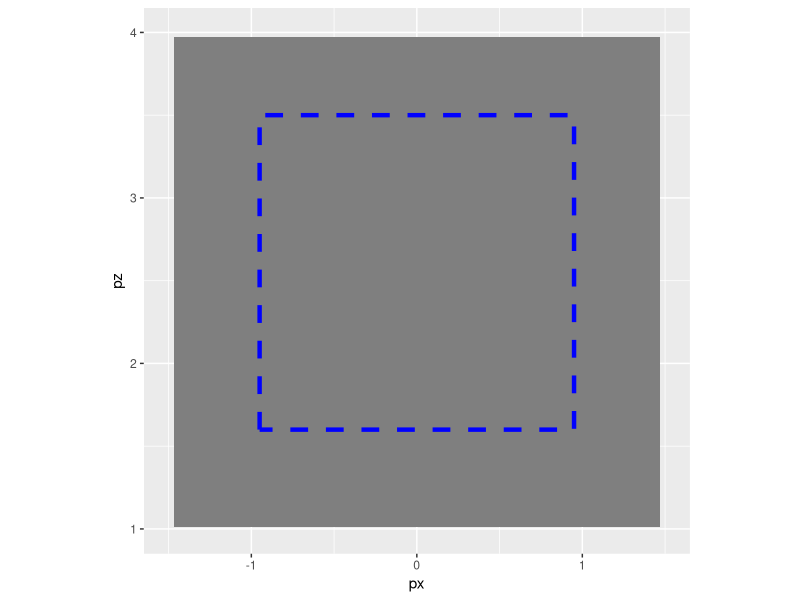

Here is the R script that generated this plot:
library("ggplot2")
library(fields)
library("dplyr")
library("reshape2")
# library("rstan")

hitter <- read.csv("Data/hitter.csv")

# POLAR GLM =======================================

# Convert to polar, tranlate origin
hitter <- mutate(hitter,
  r = sqrt( (px + 2)^2 + (pz - 3.5)^2), 
  theta = atan2(pz - 3.5, px + 2)) 

# glm() fit ========================== 
mod.polar <- glm(hit ~ r*theta + I(r^2)*I(theta^2), 
                 family = binomial, data = hitter)

# Points for plotting through the hitting zone ====
hitzone <- cbind(expand.grid(seq(-1.5, 1.5, length = 50), 
                             seq(0, 4, length = 70)))
names(hitzone) <- c("px", "pz")

# Corresponding polar coords
hitzone <- mutate(hitzone, 
                  r = sqrt( (px + 2)^2 + (pz - 3.5)^2), 
                  theta = atan2(pz - 3.5, px + 2) )

preds <- predict(mod.polar, newdata = hitzone, 
                      # type = "response" for `p', not `logit'
                      type = "response", se.fit = TRUE)
hitzone$p <- preds$fit
hitzone$SE_p <- preds$se.fit

kZone <- data.frame(x = c(-0.95, -0.95, 0.95, 0.95, -0.95), 
                    y = c(1.6, 3.5, 3.5, 1.6, 1.6))

# Point estimate heat map
ggplot(aes(px, pz, fill = p), data = hitzone) + 
  geom_tile() + geom_path(aes(x, y, fill=NULL), 
                          data = kZone, lwd = 1.5, 
                          col = "blue", linetype = 2) + 
  coord_equal() + xlim(-1.5, 1.5) + ylim(1, 4) +
  scale_fill_distiller(palette = "Spectral", 
                       limits = c(0.0, .170), trans="reverse",
                       guide = guide_legend(title = expression(hat(p))))

# sum(as.numeric(is.na(hitzone$p)))

# Plot layers (add as desired) ====== 
#   ggtitle("Polar Covariate GLM \n Success Probability") +
#   xlab("Feet from \n Middle of Home Plate") +
#   ylab("Feet Off Ground") +
#   theme(legend.key.size = unit(2, "cm"), 
#         legend.text = element_text(size = 30),
#         legend.title = element_text(size = 40),
#         legend.title.align = 0.25,
#         axis.title.x = element_text(size=28),
#         axis.title.y = element_text(size=28),
#         title = element_text(size = 28),
#         axis.text = element_text(size = 28)) 

# ggsave("Hitter_Polar_GLM.pdf", height = 8.5, width = 8.5)

# Confidence Intervals ==================================

# fits, CIs: E[p]
# alpha <- 0.05
# Recall: MLE is Normally distributed
# lower <- with(hitzone, p - qnorm(alpha/2, lower.tail = FALSE)*SE_p)
# upper <- with(hitzone, p + qnorm(alpha/2, lower.tail = FALSE)*SE_p)

#  ========= Plot CI upper/lower bounds ========= #   
# ggplot(aes(px, pz, fill = upper), data = hitzone) + 
#   geom_tile() + geom_path(aes(x, y, fill=NULL), 
#                           data = kZone, lwd = 1.5, 
#                           col = "blue", linetype = 2) + 
#   coord_equal() + xlim(-1.5, 1.5) + ylim(1, 4) +
#   scale_fill_distiller(palette = "Spectral", 
#                        limits = c(0, 0.170), 
#                        guide = guide_legend(title = expression(hat(p))))



heat_mapper <- function(f){
  ggplot(aes(px, pz, fill = f), data = hitzone) + 
    geom_tile() + geom_path(aes(x, y, fill=NULL), 
                            data = kZone, lwd = 1.5, 
                            col = "blue", linetype = 2) + 
    coord_equal() + xlim(-1.5, 1.5) + ylim(1, 4) +
    scale_fill_distiller(palette = "Spectral", 
                         limits = c(0, 0.170), 
                         guide = guide_legend(title = expression(hat(p))))
}

# # Grid Loops =========================
# 
# cutoff<- 200
# 
# # Loop Zero =====
# 
# GrZero <- summarise(hitter, min.x = min(px), max.x = max(px), # x bounds
#                     min.y = min(pz), max.y = max(pz), # y bounds 
#                     Hitting = mean(hit), Count = dim(hitter)[1], # stats
#                     x = (max(px)+min(px))/2, # x center
#                     y = (max(pz)+min(pz))/2) # y center
# 
# ABCE <- with(GrZero, cbind.data.frame(x, y, round(Hitting, 2), Count))
# names(ABCE) <- c("px", "pz", "Hitting", "Count")
# 
# # Loop 1 (4) =================================== 
# 
# # Add if(){} statemtent here
# # if(count > cutoff){Do everything else!!}
# 
# ABCE <-  with(GrZero, mutate(ABCE, width = max.x - min.x, height = max.y - min.y))
# 
# # Magic step
# gridder <- with(hitter, as.image(hit, cbind.data.frame(px, pz), nx = 2, ny = 2)) 
# 
# # Manually add (bounds) and correct (centers)
# gridder$xbb <- with(GrZero, seq(min.x, max.x, , 5))[c(1,3,5)] # x box boundaries
# gridder$ybb <- with(GrZero, seq(min.y, max.y, , 5))[c(1,3,5)] # y box boundaries 
# gridder$x <- with(GrZero, seq(min.x, max.x, , 5))[c(2,4)] # x box centers
# gridder$y <- with(GrZero, seq(min.y, max.y, , 5))[c(2,4)] # y box centers
# 
# # Create important-stuff matrix: box centers, BA, counts
# ABCE <- with(gridder, cbind(expand.grid(x, y), as.vector(z), as.vector(weights)))
# 
# names(ABCE) <- c("px", "pz", "Hitting", "Count")
# 
# # Loop 2 (16) =================================== 
# 
# gridder$bw <- gridder$xbb[2] - gridder$xbb[1] # box width
# gridder$bh <- gridder$ybb[2] - gridder$ybb[1] # box height
# 
# for(i in 1:2){
#   for(j in 1:2){
#     if(gridder$weights[i,j] > cutoff){
#       
#       # Filter original data
#       Box_ij <- with(gridder, filter(hitter, 
#                                      px >= xbb[i] & px < xbb[i+1], 
#                                      pz >= ybb[j] & pz < ybb[j+1]))
#       
#       # subdivided box centers (sbc)
#       sbc.x <- with(gridder, seq(xbb[i], xbb[i+1], , 5)[c(2,4)])
#       sbc.y <- with(gridder, seq(ybb[j], ybb[j+1], , 5)[c(2,4)])
#       
#       gridder_ij <- with(Box_ij, as.image(hit, cbind.data.frame(px, pz), nx = 2, ny =2, grid = list(x = sbc.x, y = sbc.y))) 
#       
#       ABCE_Box_ij <- with(gridder_ij, cbind(expand.grid(x, y), as.vector(z), as.vector(weights)))
#       
#       names(ABCE_Box_ij) <- c("px", "pz", "Hitting", "Count")
#       
#       # ABCE: Remove old box (i,j), add new boxes ======== #
#       ABCE <- with(gridder, filter(ABCE, !(px == x[i] & pz == y[j])))
#       ABCE <- rbind.data.frame(ABCE, ABCE_Box_ij)
#       
#     }
#   }
# }
# 
# # Solve: 2*2 - x + 4*x = dim(ABCE)[1]
# sdb <- (dim(ABCE)[1] - 4)/3 # number of subdivided boxes
# 
# # New box dimensions for ggplot() and geom_tile()
# widths <- with(gridder, c(rep(bw, 4 - sdb), rep(bw/2, 4*sdb))) 
# heights <- with(gridder, c(rep(bh, 4 - sdb), rep(bh/2, 4*sdb))) 
# ABCE <- cbind(ABCE, heights, widths)
# 
# # Loop 3 (64) ======================================== 
# 
# dim(ABCE)[1] # [1] 16
# 
# LoopData <- data.frame()
# 
# for(r in 1:dim(ABCE)[1]){ # Iterate through rows (boxes) of ABCE
#   
#   if(ABCE$Count[r] > cutoff){ 
#     
#     # Divided Box Bounds Lower/Upper
#     Dbbl.x <- ABCE[r,"px"] - ABCE[r, "widths"]/2 
#     Dbbu.x <- ABCE[r,"px"] + ABCE[r, "widths"]/2
#     Dbbl.y <- ABCE[r, "pz"] - ABCE[r, "heights"]/2
#     Dbbu.y <- ABCE[r, "pz"] + ABCE[r, "heights"]/2
#     
#     # Filter original data
#     Box_r <- with(ABCE, filter(hitter, 
#                                px >=  Dbbl.x & px <= Dbbu.x,
#                                pz >=  Dbbl.y & pz <= Dbbu.y))
#     
#     # Divided box centers
#     Dbc.x <- with(ABCE, seq(Dbbl.x, Dbbu.x, , 5)[c(2,4)])
#     Dbc.y <- with(ABCE, seq(Dbbl.y, Dbbu.y, , 5)[c(2,4)])
#     
#     # Griddify sub_sub_box
#     gridder_r <- with(Box_r, 
#                       as.image(hit, 
#                                cbind.data.frame(px, pz), 
#                                nx=2, ny=2, 
#                                grid=list(x = Dbc.x, y=Dbc.y)
#                       )
#     )
#     
#     # For ABCE, for book keeping, for plotting
#     heights <- rep(ABCE[r,5]/2, 4)
#     widths <- rep(ABCE[r,6]/2, 4)
#     
#     # Important-stuff data frame
#     ABCE_Box_r <- with(gridder_r, 
#                        cbind(expand.grid(x,y), 
#                              as.vector(z), 
#                              as.vector(weights), 
#                              heights, 
#                              widths))
#     
#     names(ABCE_Box_r) <- c("px", "pz", "Hitting", "Count", "heights", "widths")
#     
#     LoopData <- rbind.data.frame(LoopData, ABCE_Box_r)
#   }
# }
# 
# # Boxes subdivided 
# sdb <- sum(as.numeric(ABCE$Count > cutoff))
# # Remove subdivided, combine with new
# ABCE <- rbind.data.frame(filter(ABCE, Count <= cutoff), LoopData)
# 
# ggplot(ABCE, aes(px, pz, fill=Hitting)) + 
#   with(ABCE, geom_tile(width = widths, height = heights)) + 
#   coord_equal() + 
#   scale_fill_distiller(palette = "Spectral", trans="reverse") +
#   geom_text(aes(fill = Hitting, # print counts
#                 label = Count), size = 3.5)
# 
# # Loop 4 (256) ====================================== 
# 
# dim(ABCE)[1] # [1] 49 (of 64 possible)
# 
# LoopData <- data.frame()
# 
# for(r in 1:dim(ABCE)[1]){ # Iterate through rows (boxes) of ABCE
#   
#   if(ABCE$Count[r] > cutoff){ 
#     
#     # Divided Box Bounds Lower/Upper
#     Dbbl.x <- ABCE[r,"px"] - ABCE[r, "widths"]/2 
#     Dbbu.x <- ABCE[r,"px"] + ABCE[r, "widths"]/2
#     Dbbl.y <- ABCE[r, "pz"] - ABCE[r, "heights"]/2
#     Dbbu.y <- ABCE[r, "pz"] + ABCE[r, "heights"]/2
#     
#     # Filter original data
#     Box_r <- with(ABCE, filter(hitter, 
#                                px >=  Dbbl.x & px <= Dbbu.x,
#                                pz >=  Dbbl.y & pz <= Dbbu.y))
#     
#     # Divided box centers
#     Dbc.x <- with(ABCE, seq(Dbbl.x, Dbbu.x, , 5)[c(2,4)])
#     Dbc.y <- with(ABCE, seq(Dbbl.y, Dbbu.y, , 5)[c(2,4)])
#     
#     # Griddify sub_sub_box
#     gridder_r <- with(Box_r, 
#                       as.image(hit, 
#                                cbind.data.frame(px, pz), 
#                                nx=2, ny=2, 
#                                grid=list(x = Dbc.x, y=Dbc.y)
#                       ))
#     
#     # For ABCE, for book keeping, for plotting
#     heights <- rep(ABCE[r,5]/2, 4)
#     widths <- rep(ABCE[r,6]/2, 4)
#     
#     # Important-stuff data frame
#     ABCE_Box_r <- with(gridder_r, 
#                        cbind(expand.grid(x,y), 
#                              as.vector(z), 
#                              as.vector(weights), 
#                              heights, 
#                              widths))
#     
#     names(ABCE_Box_r) <- c("px", "pz", "Hitting", "Count", "heights", "widths")
#     
#     LoopData <- rbind.data.frame(LoopData, ABCE_Box_r)
#   }
# }
# 
# sum(as.numeric(ABCE$Count > cutoff)) # number boxes subdivided
# # Remove subdivided, combine with new
# ABCE <- rbind.data.frame(filter(ABCE, Count <= cutoff), LoopData)
# 
# ggplot(ABCE, aes(px, pz, fill=Hitting)) + 
#   with(ABCE, geom_tile(width = widths, height = heights)) + 
#   coord_equal() + 
#   scale_fill_distiller(palette = "Spectral", trans="reverse") +
#   geom_text(aes(fill = Hitting, # print counts
#                 label = Count), size = 3.5)
# 
# # Loop 5 (4^5) ===========================================
# 
# dim(ABCE)[1] 
# 
# LoopData <- data.frame()
# 
# for(r in 1:dim(ABCE)[1]){ # Iterate through rows (boxes) of ABCE
#   
#   if(ABCE$Count[r] > cutoff){ 
#     
#     # Divided Box Bounds Lower/Upper
#     Dbbl.x <- ABCE[r,"px"] - ABCE[r, "widths"]/2 
#     Dbbu.x <- ABCE[r,"px"] + ABCE[r, "widths"]/2
#     Dbbl.y <- ABCE[r, "pz"] - ABCE[r, "heights"]/2
#     Dbbu.y <- ABCE[r, "pz"] + ABCE[r, "heights"]/2
#     
#     # Filter original data
#     Box_r <- with(ABCE, filter(hitter, 
#                                px >=  Dbbl.x & px <= Dbbu.x,
#                                pz >=  Dbbl.y & pz <= Dbbu.y))
#     
#     # Divided box centers
#     Dbc.x <- with(ABCE, seq(Dbbl.x, Dbbu.x, , 5)[c(2,4)])
#     Dbc.y <- with(ABCE, seq(Dbbl.y, Dbbu.y, , 5)[c(2,4)])
#     
#     # Griddify sub_sub_box
#     gridder_r <- with(Box_r, 
#                       as.image(hit, 
#                                cbind.data.frame(px, pz), 
#                                nx=2, ny=2, 
#                                grid=list(x = Dbc.x, y=Dbc.y)
#                       ))
#     
#     # For ABCE, for book keeping, for plotting
#     heights <- rep(ABCE[r,5]/2, 4)
#     widths <- rep(ABCE[r,6]/2, 4)
#     
#     # Important-stuff data frame
#     ABCE_Box_r <- with(gridder_r, 
#                        cbind(expand.grid(x,y), 
#                              as.vector(z), 
#                              as.vector(weights), 
#                              heights, 
#                              widths))
#     
#     names(ABCE_Box_r) <- c("px", "pz", "Hitting", "Count", "heights", "widths")
#     
#     LoopData <- rbind.data.frame(LoopData, ABCE_Box_r)
#   }
# }
# 
# sum(as.numeric(ABCE$Count > cutoff)) # number boxes subdivided
# # Remove subdivided, combine with new
# ABCE <- rbind.data.frame(filter(ABCE, Count <= cutoff), LoopData)
# 
# ggplot(ABCE, aes(px, pz, fill=Hitting)) + 
#   with(ABCE, geom_tile(width = widths, height = heights)) + 
#   coord_equal() + 
#   scale_fill_distiller(palette = "Spectral", trans="reverse") +
#   geom_text(aes(fill = Hitting, # print counts
#                 label = Count), size = 3.5)
# 
# # End grid loops ==========================================
# 
# # Polar GLM model heat map on variable resolution grid ======
# 
# # Convert to polar, tranlate origin
# ABCE <- mutate(ABCE,
#                  r = sqrt( (px + 2)^2 + (pz - 3.5)^2), 
#                  theta = atan2(pz - 3.5, px + 2)) 
# 
# 
# ABCE <- mutate(ABCE, p = predict(mod.polar, newdata = ABCE, type = "response")) # type = "response" for `p' instead of `logit'
# 
# max(ABCE_GLM$p, na.rm = TRUE)
# 
# kZone <- data.frame(x = c(-0.95, -0.95, 0.95, 0.95, -0.95), 
#                     y = c(1.6, 3.5, 3.5, 1.6, 1.6))
# 
# ggplot(ABCE, aes(px, pz, fill=p)) + 
#   with(ABCE, geom_tile(width = widths, height = heights)) + 
#   coord_equal() + 
#   scale_fill_distiller(palette = "Spectral", trans="reverse",
#                        guide = guide_legend(title = expression(hat(p)))) +
#   geom_text(aes(fill = Hitting, # print counts
#                 label = Count), size = 3.5)
# 
# # ggsave("Variable_res_polar_glm.pdf", height = 8.5, width = 8.5)
